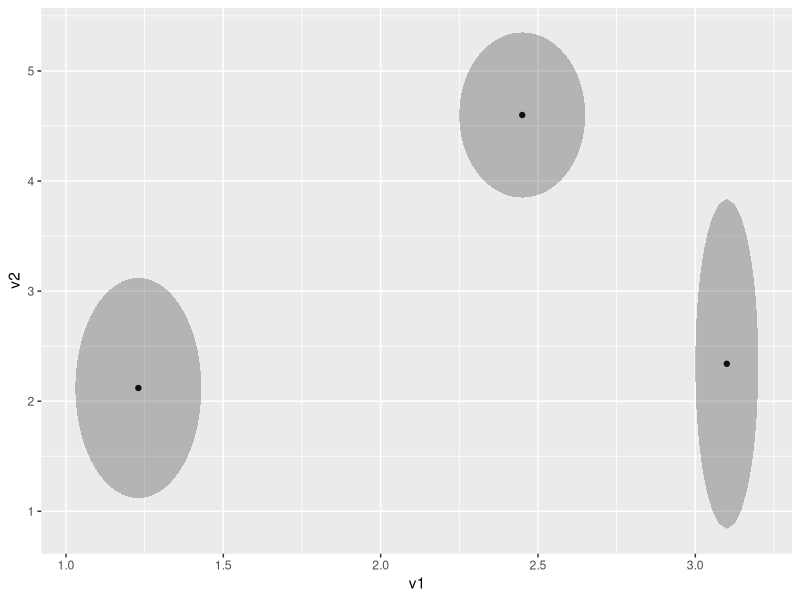

Here is the R script that generated this plot:
library(ggplot2)
library(dplyr)

# Test data frame with fields for the two variables and fields for the confidence interval width for each variable
df <- data.frame("plot"=c("a","b","c"),"v1"=c(1.23,3.1,2.45),"v1ci"=c(0.2,0.1,0.2),"v2"=c(2.12,2.34,4.6),"v2ci"=c(1,1.5,0.75), stringsAsFactors = F)

### Function for calculating a simple, non-rotated ellipse given a center coordinate and axes in the X and Y direction
simple.ellipse <- function(centerX,centerY,xdim,ydim) {
  out <- data.frame()
  for(t in seq(0,2*pi,by=(2*pi)/360)) {
    # get the radius at each angle
    r = (xdim*ydim)/sqrt((ydim*cos(t))^2+(xdim*sin(t))^2)
    #calc the offset from the radius
    x <- centerX + r*cos(t)
    y <- centerY + r*sin(t)
    # Compile the results
    out <- rbind(out,data.frame("x"=x,"y"=y))
  }
  return(out)
}

### Calculate the confidence ellipses for a data frame
ci.ellipses <- function(df,id="plot",v.1="v1",v.2="v2",v1.ci="v1ci",v2.ci="v2ci"){
  # create an empty data frame for the results
  df.ellipses <- data.frame(stringsAsFactors = F)
  for (i in 1:nrow(df)) {  # Iterate over the rows in the input data frame
    #get a row
    df.i <- df[i,]
    #calc the simple ellipse for that row
    e <- simple.ellipse(select(df.i,one_of(v.1)), select(df.i,one_of(v.2)), select(df.i,one_of(v1.ci)), select(df.i,one_of(v2.ci)))
    #assign the row ID - necessary for the plotting
    e$ID <- df.i[i][1,1]
    #fix the names
    names(e)<-c("x","y","ID")
    #compile the results
    df.ellipses <- rbind(df.ellipses,e)
  }
  return(df.ellipses)
}

test.ellipses <- ci.ellipses(df,"plot","v1","v2","v1ci","v2ci")

ggplot(data=df,aes(x=v1,y=v2))+geom_point()+geom_polygon(data=test.ellipses,aes(x=x,y=y,group=ID),alpha=0.3)

